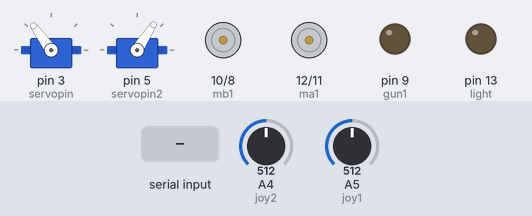
This sketch was run on a simulated Arduino Uno, built with avr-gcc and run on an emulated ATmega328P. Shown: 2 × servo, motor-driver pin pairs drawn as motors (green arrow = first pin HIGH = forward, orange = second pin HIGH = backward, longer = more drive), output pins drawn as LEDs (lit = HIGH). Inputs (shaded band) come from the test bench; at power-on: A4 (joy2) = 512, A5 (joy1) = 512. Pins used as bus, display or sensor lines are not drawn; what the sketch prints to the serial monitor is not drawn.

Above: at 1.2 s.
1.3 s: "R" received over Serial
At 2.5 s:
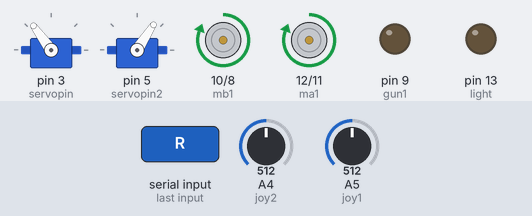
3.0 s: A4 (joy2) set to 716
At 3.8 s:
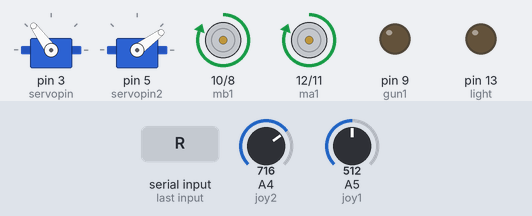
4.5 s: A5 (joy1) set to 716
At 5.0 s:
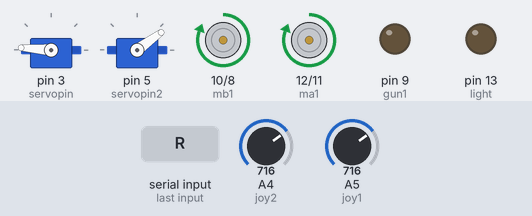
6.0 s: "L" received over Serial
At 6.3 s:
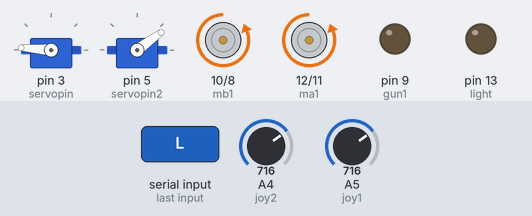
7.5 s: "B" received over Serial
At 8.7 s:
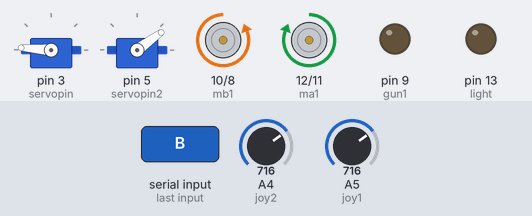
9.0 s: "F" received over Serial
At 10.0 s:
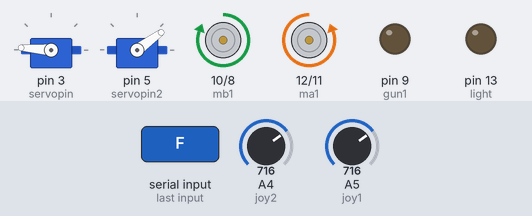
Timing chart, 0 to 11.5 s (numbered marks = the images above; inputs shaded):
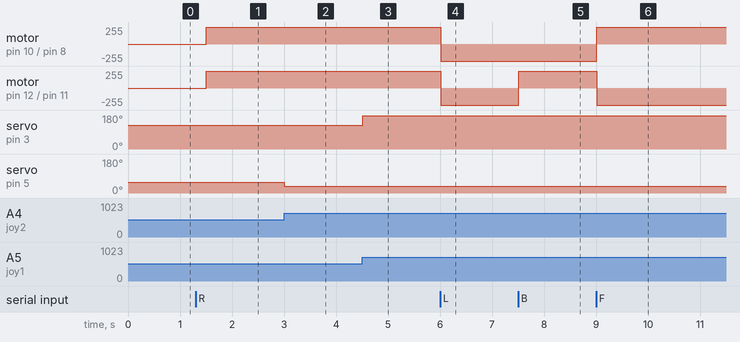

Measured:
- after the input at 1.3 s, motor on pin 10 (mb1) / pin 8 (mb2), motor on pin 12 (ma1) / pin 11 (ma2): stopped → forward 255/255 after 0.20 s
- after the input at 3.0 s, servo on pin 5 (servopin2): 57° → 36° at once
- after the input at 4.5 s, servo on pin 3 (servopin): 126° → 176° at once
- after the input at 6.0 s, motor on pin 10 (mb1) / pin 8 (mb2), motor on pin 12 (ma1) / pin 11 (ma2): forward 255/255 → backward 255/255 at once
- after the input at 7.5 s, motor on pin 12 (ma1) / pin 11 (ma2): backward 255/255 → forward 255/255 at once
- after the input at 9.0 s, motor on pin 10 (mb1) / pin 8 (mb2): backward 255/255 → forward 255/255 at once; motor on pin 12 (ma1) / pin 11 (ma2): forward 255/255 → backward 255/255 at once

The sketch:

battle_bot1.ino
```cpp
#include <Servo.h>

int servopin=3;
int servopin2=5;
Servo myservo;
Servo myservo2;

char value;
int ma1=12;
int ma2=11;
int mb1=10;
int mb2=8;
int light=13;
int joy1=A5;
int joy2=A4;
int joyv1;
int joyv2;
int gun1=9;
int power=6;


void setup(){
Serial.begin(9600);
pinMode(ma1,OUTPUT);
pinMode(ma2,OUTPUT);
pinMode(mb1,OUTPUT);
pinMode(mb2,OUTPUT);
pinMode(light,OUTPUT);
pinMode(gun1,OUTPUT);
pinMode(power,OUTPUT);
digitalWrite(light,LOW);
pinMode(joy1,INPUT);
pinMode(joy2,INPUT);
myservo.attach(servopin);
myservo2.attach(servopin2);
}

void loop(){
analogWrite(power,15);
joyv1=analogRead(joy1);
Serial.print("joy1=");
Serial.print(joyv1);
joyv2=analogRead(joy2);
Serial.print("joy2=");
Serial.println(joyv2);

value=Serial.read();
Serial.println(value);

int servoposition1 =map(joyv1,0,730,0,180);
int servoposition2 =map(joyv2,730,0,35,110);

myservo.write(servoposition1);
myservo2.write(servoposition2);


if(value=='R'){
  digitalWrite(ma1,HIGH);
  digitalWrite(mb1,HIGH);
  digitalWrite(ma2,LOW);
  digitalWrite(mb2,LOW);
  Serial.println("Right");
}
else if(value=='L'){
  digitalWrite(ma2,HIGH);
  digitalWrite(mb2,HIGH);
  digitalWrite(ma1,LOW);
  digitalWrite(mb1,LOW);
  Serial.println("Left");
}

else if(value=='B'){
  digitalWrite(ma1,HIGH);
  digitalWrite(mb2,HIGH);
  digitalWrite(ma2,LOW);
  digitalWrite(mb1,LOW);
  Serial.println("Back");
}

else if(value=='F'){
  digitalWrite(ma2,HIGH);
  digitalWrite(mb1,HIGH);
  digitalWrite(ma1,LOW);
  digitalWrite(mb2,LOW);
  Serial.println("Front");
}

else if(value=='X'){
  digitalWrite(gun1,HIGH);
}

else if(value=='W'){
  digitalWrite(light,HIGH);
}
else if(value=='A'){
  digitalWrite(light,LOW);
  digitalWrite(gun1,LOW);
}


else if(value=='S'){
  digitalWrite(ma2,LOW);
  digitalWrite(mb1,LOW);
  digitalWrite(ma1,LOW);
  digitalWrite(mb2,LOW);
  Serial.println("off");
}

/*else{
  digitalWrite(gun1,LOW);
}*/

delay(500);
}
```
